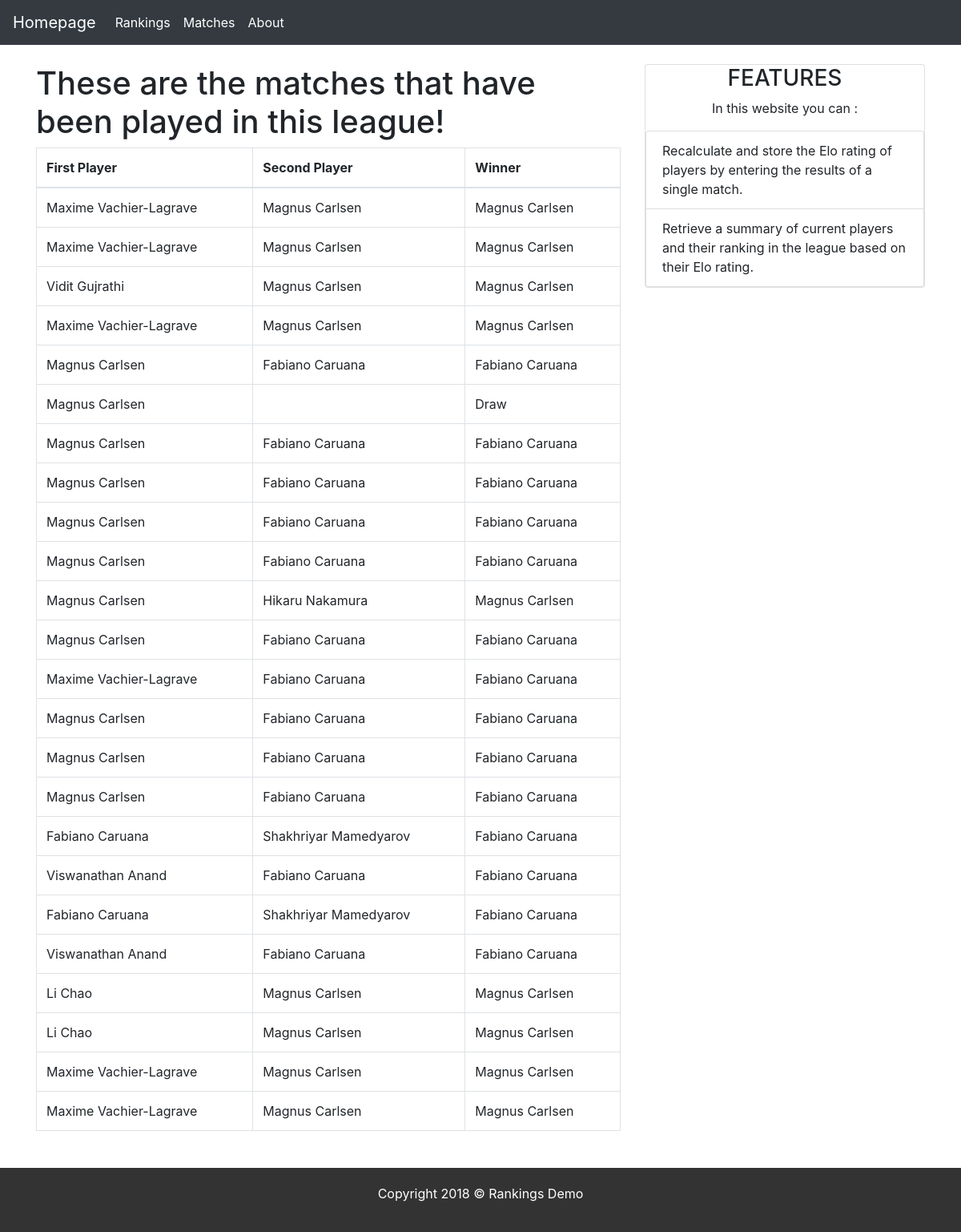
/matches/, run on an earlier commit of the app's database.
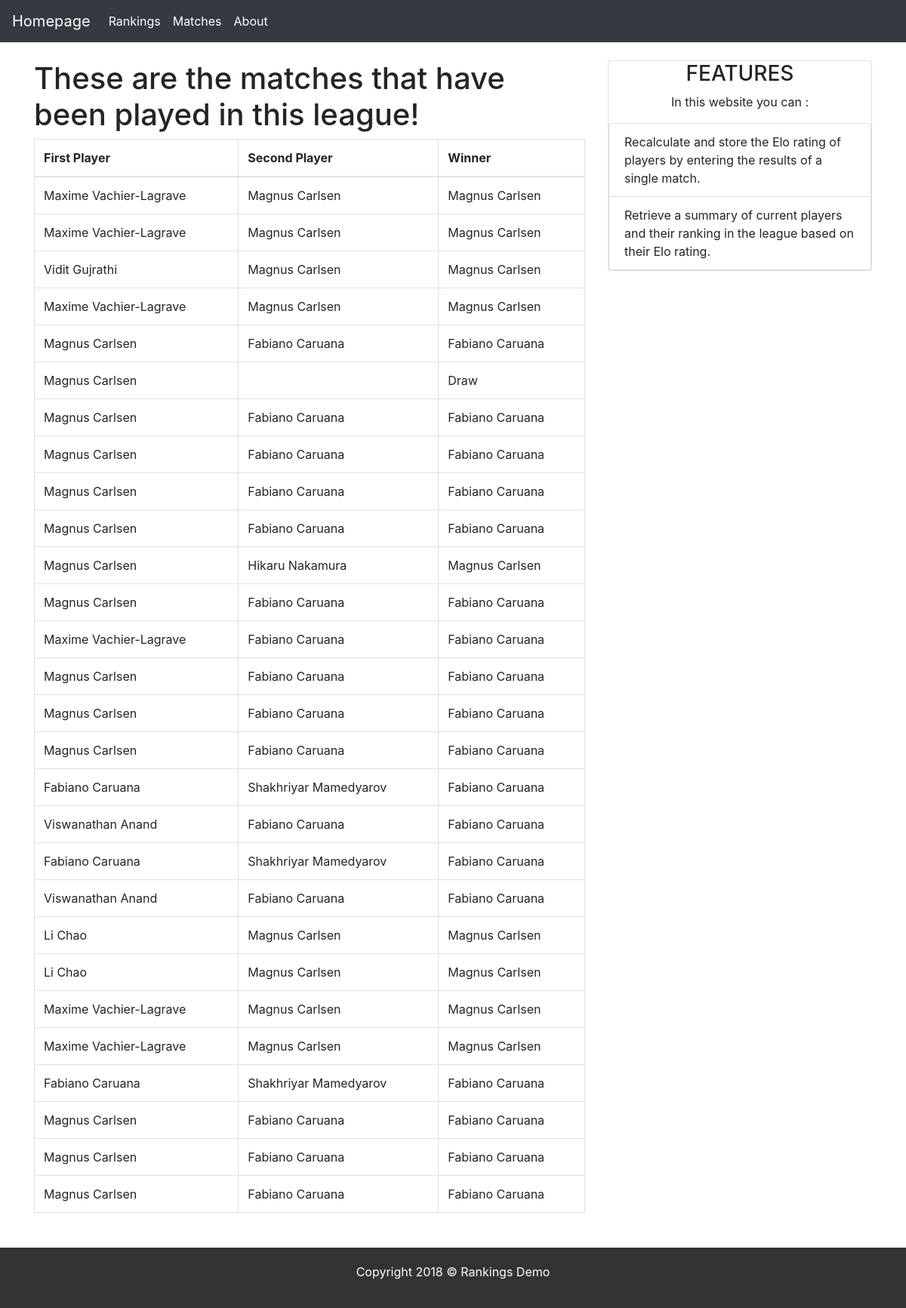
And on a later commit of the database.
### rankings/models.py (models this page shows, shortened)
class Match(models.Model):
    winner = models.CharField(max_length = 100)
    players = models.ManyToManyField(Player)

class Player(models.Model):
    name = models.CharField(max_length = 100)
    ranking = models.IntegerField(default= 22)
    performances = models.IntegerField(default= 0)

### rankings/views.py (the view)
# urls.py: url(r'^matches/$', views.matches, name='matches'),
def matches(request):
    all_matches = Match.objects.all()
    page = request.GET.get('page', 1)
    paginator = Paginator(all_matches, 30)
    try:
        matches = paginator.page(page)
    except PageNotAnInteger:
        matches = paginator.page(1)
    except EmptyPage:
        matches = paginator.page(paginator.num_pages)
    return render(request, 'rankings/matches.html', {'matches': matches})

### rankings/templates/rankings/matches.html (shortened to what this page needs)
{% extends 'rankings/includes/basiclayout.html' %}
{% block mainbody %}
    {% if matches %}
    <h1> These are the matches that have been played in this league! </h1>
    <table class="table table-bordered">
      <thead>
        <tr>
          <th>First Player</th>
          <th>Second Player</th>
          <th>Winner</th>
        </tr>
      </thead>
      <tbody>
        {% for match in matches %}
          <tr>
            <td>{{ match.players.all.0.name }}</td>
            <td>{{ match.players.all.1.name }}</td>
            <td>{{ match.winner }}</td>
          </tr>
        {% endfor %}
      </tbody>
    </table>
    {% else %}
        <h1>No matches have been played recently</h1>
    {% endif %}
{% endblock %}

### rankings/templates/rankings/includes/basiclayout.html (shortened to what this page needs)
<!DOCTYPE html>
<html lang="en">
<head>
    {% load staticfiles %}
    <link rel = "stylesheet" type = "text/css" href = "{% static 'rankings/style.css' %}"/>
    <link rel="stylesheet" href="https://maxcdn.bootstrapcdn.com/bootstrap/4.0.0/css/bootstrap.min.css">
</head>
<body>
    <nav class="navbar navbar-expand-md navbar-dark bg-dark mb-4">
      <a class="navbar-brand" href="/">Homepage</a>
      <div class="collapse navbar-collapse" id="navbarCollapse">
        <ul class="navbar-nav mr-auto">
          <li class="nav-item active">
            <a class="nav-link" href="/rankings/">Rankings <span class="sr-only">(current)</span></a>
          </li>
          <li class="nav-item active">
            <a class="nav-link" href="/matches/">Matches</a>
          </li>
          <li class="nav-item active">
            <a class="nav-link" href="/aboutme/">About</a>
          </li>
        </ul>
      </div>
    </nav>
    <div class="container">
		<div class="row">
			<div class="col-md-8 col-lg-8">
				{% block mainbody %}
                {% endblock %}
			</div>
            <div class="col-md-4 col-lg-4">
                <div class="card">
                    <h3 align="center">FEATURES</h3>
                    <p align="center"> In this website you can : </p>
                    <ul class = "list-group">
                        <li class="list-group-item">Recalculate and store the Elo rating of players by entering the results of a single match.</li>
                        <li class="list-group-item">Retrieve a summary of current players and their ranking in the league based on their Elo rating.</li>
                    </ul>
	            </div>
            </div>
		</div>
	</div>
	<footer id="footer" class="text-center">
		<p>Copyright 2018 &copy; Rankings Demo</p>
	</footer>
</body>
</html>

### rankings/static/rankings/style.css (style rules this page uses)
body { background-color: whitesmoke; }
#footer { margin-top:30px; padding:20px; color:#fff; background:#333; }

What changed in the data, as far as the page shows it:
added Match: players.all.0.name "Fabiano Caruana", players.all.1.name "Shakhriyar Mamedyarov", winner "Fabiano Caruana"
added Match: players.all.0.name "Magnus Carlsen", players.all.1.name "Fabiano Caruana", winner "Fabiano Caruana"
added Match: players.all.0.name "Magnus Carlsen", players.all.1.name "Fabiano Caruana", winner "Fabiano Caruana"
added Match: players.all.0.name "Magnus Carlsen", players.all.1.name "Fabiano Caruana", winner "Fabiano Caruana"
